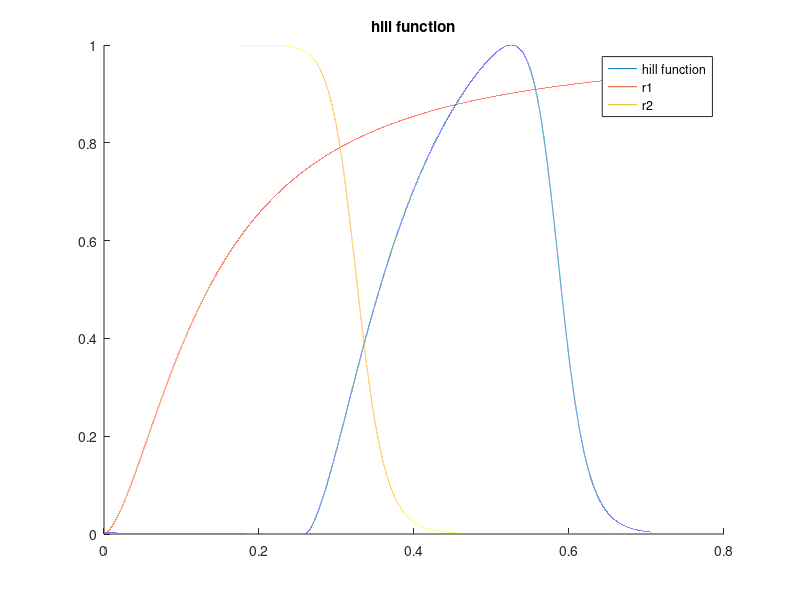

Write MATLAB code to recreate this figure. (Note: this script raises an error after producing the figure.)

% quadrature spacing 
debug = false; 
if debug 
    dt = 5e-5; 
else 
    dt = 5e-6; 
end 

MMHG_TO_CGS = 1333.22368;




historical_3 = true;
if historical_3
    
    HR = 85;
    
    cycle_duration = 60/HR
    
    % VTI version 
    % SV = 71.70;
    
    LVEDV = 121.7 
    LVESV = 56.9

    % SV = LVEDV - LVESV
    SV = 60

    % from echo 
    EF_echo = .58 
    EF_computed = SV / LVEDV

    % use clinical value 
    Q_goal_ml_per_cycle = SV; 

    ventricular_volume_initial = LVESV;
    
    adjust_venctricular_volume_by_start = true; 
    start_time_in_cycle = 0.1;
    
    % scales the waveform to these values 
    p_systolic_scaling = 105;
    p_diastolic_scaling = 65;
    
    basename_suffix = '_hist_3';
    
else    
    % basic case  
    cycle_duration = 0.8;
    Q_goal_L_per_min = 5.6; 
    ejection_fraction_goal = 0.70;
    
    Q_goal_ml_per_s = Q_goal_L_per_min * 1e3 / 60; 
    Q_goal_ml_per_cycle = Q_goal_ml_per_s * cycle_duration; 


    end_diastolic_volume = Q_goal_ml_per_cycle / ejection_fraction_goal
    ventricular_volume_initial = end_diastolic_volume - Q_goal_ml_per_cycle
    
    % permutes values to start at this time 
    % time arrays still start at zero  
    start_time_in_cycle = 0.15;
    
    basename_suffix = '';
end 
    
base_name = strcat('fourier_coeffs', basename_suffix);




% Poiseuille flow estimate on vessel 
L = 7; % cm 
radius = 1.25; % cm 
mu = 0.04; 
resistance_vessel = 1 / (8 * mu * L / (pi * radius^4));

% resistance mmHg 
resistance_lvot_mmHg = 0.0043; 
resistance_lvot = MMHG_TO_CGS * resistance_lvot_mmHg;

% estimate R ao via flow field differences at approximate peak 
% quite coarse but should not matter 
delta_p_av_mmHg = 7; 
q_av_est = 450; % ml/s
delta_p_av_dynescm2 = delta_p_av_mmHg * MMHG_TO_CGS; 

r_av = delta_p_av_dynescm2 / q_av_est;


two_hill = true; 
if two_hill
    % hill function parameters 
    % brown AMBE 2023 
%     tau_1 = 0.0725 * 2 * cycle_duration 
%     tau_2 = 0.4503 * cycle_duration
% 
%     m1 = 2.7463
%     m2 = 21.5683

    if historical_3
        t_shift =  0.2592964132032478;
        tau_1 =  0.13421838866217944;
        tau_2 =  0.327400222418779;
        m1 =  1.6204463203333281;
        m2 =  18.37110863697137;
    else 
        t_shift =  0.4080694895094201;
        tau_1 =  0.7999999995665112;
        tau_2 =  0.37189471760890913;
        m1 =  1.0916763390925226;
        m2 =  18.491969573464523;

    end 



%     g1 = @(t) (t > 0) .* (t./tau_1).^m1; 
%     g2 = @(t) (t > 0) .* (t./tau_2).^m2; 


    g1 = @(t) (t./tau_1).^m1; 
    g2 = @(t) (t./tau_2).^m2; 
    
    r1 = @(t) g1(t) ./ (1 + g1(t)); 
    r2 = @(t) 1 ./ (1 + g2(t)); 
    two_hill_product = @(t) (g1(t) ./ (1 + g1(t))) .* (1 ./ (1 + g2(t))); 

    % broken 
    % two_hill_product_maximum_opt = -fminbnd(@(t) -two_hill_product(t), 0, cycle_duration); 

    % hack opt 
    times_hill = 0:dt:cycle_duration; % linspace(0,cycle_duration,cycle_duration/dt); 
    two_hill_product_maximum = max(two_hill_product(times_hill)); 

    % times_hill = linspace(0,cycle_duration,cycle_duration/dt); 
    
    k_coeff_two_hill = 1 / two_hill_product_maximum; 

    t_shift_hill = t_shift;
    
    % no periodicity handled here 
    % two_hill_function = @(t) k_coeff_two_hill * two_hill_product(t - t_shift_hill); 

    two_hill_function = @(t) k_coeff_two_hill * two_hill_product(mod(t - t_shift_hill,cycle_duration)); 
    
    % two_hill_function = @(t) two_hill_product(t); 

    figure; 
%     plot(times_hill, two_hill_product(times_hill)); 
    hold on    
    plot(times_hill, two_hill_function(times_hill)); 
    
%     plot(times_hill, g1(times_hill))
%     plot(times_hill, max(g1(times_hill), zeros(size(times_hill))) )
%     plot(times_hill, g1(times_hill)/max(abs(g1(times_hill))))
%     plot(times_hill, g2(times_hill)/max(abs(g2(times_hill))))

    plot(times_hill, r1(times_hill))
    plot(times_hill, r2(times_hill))

    % plot(times_hill, two_hill_function_periodic(times_hill)); 
    
    legend('hill function', 'r1', 'r2')
    
    
    title('hill function')
    
end 




table = readtable('pressure_curve_data/Physiologic_Mechanisms_Aortic_Insufficiency_Yellin/PhysiologicMechanismsinAorticInsufficiency_lv_la_ao.csv'); 

times_pressures = table.x; 
pressures_lv_raw = table.pressure_lv; 
pressures_aorta_raw = table.pressure_aorta; 
pressures_la_raw = table.pressure_la; 

pressure_raw_plot = false; 
if pressure_raw_plot
    figure; 
    plot(times_pressures, pressures_lv_raw)
    hold on 
    plot(times_pressures, pressures_la_raw)
    plot(times_pressures, pressures_aorta_raw)
end 

% normalize to cardiac cycle 
% start at zero 
times_pressures_adjusted = times_pressures(:) - times_pressures(1); 

% normalize times to desired cardiac cycle duration, both endpoints are included here 
times_pressures_adjusted = times_pressures_adjusted * cycle_duration / times_pressures_adjusted(end); 


bump_radius = 0.01; % 0.025; 
n_fourier_coeffs = 600; 
plots = false; 
t_mesh_one_cycle = 0:dt:cycle_duration; 
t = 0:dt:cycle_duration; 
% t = 0:dt:(cycle_duration*2); 


[a_0_pressure_lv, a_n_pressure_lv, b_n_pressure_lv, Series_pressure_lv, ~, ~, Series_pressure_lv_derivative] = ... 
    series_and_smooth([times_pressures_adjusted, pressures_lv_raw], dt, bump_radius, n_fourier_coeffs, plots, start_time_in_cycle); 

vals_series_pressure_lv = Series_pressure_lv(t); 
vals_series_pressure_lv_derivative = Series_pressure_lv_derivative(t); 

check_derivatives = false; 
if check_derivatives
    
    fd_derivatives = (Series_pressure_lv(t + dt) - Series_pressure_lv(t - dt)) / (2*dt); 
    
    figure; 
    plot(t, vals_series_pressure_lv_derivative)    
    hold on 
    plot(t, fd_derivatives)
    
    legend('series', 'finite diff derivative')
    
end 

% no time shift here, two hill includes the time shift from optimizer
[a_0_activation_two_hill, a_n_activation_two_hill, b_n_activation_two_hill, Series_activation_two_hill] = ... 
    series_and_smooth([t', two_hill_function(t)'], dt, bump_radius, n_fourier_coeffs, plots); 

vals_series_activation_two_hill = Series_activation_two_hill(t);

figure; 
plot(t, vals_series_activation_two_hill)
hold on 
plot(t', two_hill_function(t)', 'k--')
legend('series', 'inputs')

title('two hill act from series in lv exp data process')

suffix = '_lv_activation_two_hill';
file_name = strcat(base_name, suffix, '.txt'); 
output_series_coeffs_to_txt(a_0_activation_two_hill, a_n_activation_two_hill, b_n_activation_two_hill, n_fourier_coeffs, cycle_duration, file_name); 



% activation pressure proportional to ventricular pressure 
% turn this off 
% p_lv_activation_threshold = 20; 
% activation_data_unscaled = (pressures_lv_raw > p_lv_activation_threshold) .* pressures_lv_raw;
% activation_data = activation_data_unscaled / max(activation_data_unscaled);
% 
% [a_0_activation, a_n_activation, b_n_activation, Series_activation] = ... 
%     series_and_smooth([times_pressures_adjusted, activation_data], dt, bump_radius, n_fourier_coeffs, plots, start_time_in_cycle); 
% 
% vals_series_activation = Series_activation(t);
% 
% 
% suffix = '_lv_activation'
% file_name = strcat(base_name, suffix, '.txt'); 
% output_series_coeffs_to_txt(a_0_activation, a_n_activation, b_n_activation, n_fourier_coeffs, cycle_duration, file_name); 

[a_0_pressure_aorta, a_n_pressure_aorta, b_n_pressure_aorta, Series_pressure_aorta, ~, ~, Series_pressure_aorta_derivative] = ...
    series_and_smooth([times_pressures_adjusted, pressures_aorta_raw], dt, bump_radius, n_fourier_coeffs, plots, start_time_in_cycle); 

vals_series_pressure_aorta = Series_pressure_aorta(t); 
vals_series_pressure_aorta_derivative = Series_pressure_aorta_derivative(t); 

if exist('p_systolic_scaling', 'var') && exist('p_diastolic_scaling', 'var') 
    
    p_sys_orig = max(vals_series_pressure_aorta);
    p_dia_orig = min(vals_series_pressure_aorta);
    
    pulse_pressure_orig = p_sys_orig - p_dia_orig;
    
    pulse_pressure_goal = p_systolic_scaling - p_diastolic_scaling;
    
    pressure_scaling_ao = pulse_pressure_goal / pulse_pressure_orig;
    
    pressure_shift_mean = pressure_scaling_ao * p_dia_orig - p_diastolic_scaling;
    
    a_0_pressure_aorta_adjust = pressure_scaling_ao * a_0_pressure_aorta - pressure_shift_mean; 
    a_n_pressure_aorta_adjust = pressure_scaling_ao * a_n_pressure_aorta;
    b_n_pressure_aorta_adjust = pressure_scaling_ao * b_n_pressure_aorta;
        
    aorta_series_no_array = @(t) a_0_pressure_aorta_adjust + sum(a_n_pressure_aorta_adjust .* cos((2*pi/cycle_duration) * (1:n_fourier_coeffs) .* t)' + ...  
                                 b_n_pressure_aorta_adjust .* sin((2*pi/cycle_duration) * (1:n_fourier_coeffs) .* t)' );   

    Series_pressure_aorta_adjust = @(t) arrayfun(aorta_series_no_array, t); 
    
    vals_series_pressure_aorta_adjust = Series_pressure_aorta_adjust(t);

    p_sys_adjust = max(vals_series_pressure_aorta_adjust);
    p_dia_adjust = min(vals_series_pressure_aorta_adjust);
    
    pulse_pressure_adjust = p_sys_adjust - p_dia_adjust;
    
    % scale by multiple of aortic systolic pressure 
    pressure_scaling_lv = p_sys_adjust / p_sys_orig;
    
    a_0_pressure_lv_adjust = pressure_scaling_lv * a_0_pressure_lv; 
    a_n_pressure_lv_adjust = pressure_scaling_lv * a_n_pressure_lv;
    b_n_pressure_lv_adjust = pressure_scaling_lv * b_n_pressure_lv;
        
    lv_series_no_array = @(t) a_0_pressure_lv_adjust + sum(a_n_pressure_lv_adjust .* cos((2*pi/cycle_duration) * (1:n_fourier_coeffs) .* t)' + ...  
                                 b_n_pressure_lv_adjust .* sin((2*pi/cycle_duration) * (1:n_fourier_coeffs) .* t)' );   

    Series_pressure_lv_adjust = @(t) arrayfun(lv_series_no_array, t); 
    
    vals_series_pressure_lv_adjust = Series_pressure_lv_adjust(t);
    
    figure; 
    plot(t, vals_series_pressure_aorta)
    hold on 
    plot(t, vals_series_pressure_aorta_adjust)
    plot(t, vals_series_pressure_lv)
    plot(t, vals_series_pressure_lv_adjust)
        
    p_lv_max = max(vals_series_pressure_lv);
    p_lv_min = min(vals_series_pressure_lv);
    p_lv_max_adjust = max(vals_series_pressure_lv_adjust);
    p_lv_min_adjust = min(vals_series_pressure_lv_adjust);

    % just reset the arrays 
    a_0_pressure_aorta = a_0_pressure_aorta_adjust;
    a_n_pressure_aorta = a_n_pressure_aorta_adjust;
    b_n_pressure_aorta = b_n_pressure_aorta_adjust;
    Series_pressure_aorta = Series_pressure_aorta_adjust;
    
    a_0_pressure_lv = a_0_pressure_lv_adjust;
    a_n_pressure_lv = a_n_pressure_lv_adjust;
    b_n_pressure_lv = b_n_pressure_lv_adjust;
    Series_pressure_lv = Series_pressure_lv_adjust;
    
    vals_series_pressure_aorta = vals_series_pressure_aorta_adjust;
    vals_series_pressure_lv = vals_series_pressure_lv_adjust;


end 



table_q_mitral = readtable('pressure_curve_data/Physiologic_Mechanisms_Aortic_Insufficiency_Yellin/PhysiologicMechanismsinAorticInsufficiency_fig1_q_mitral.csv'); 
times_q_mitral = table_q_mitral.x; 
q_mitral_raw = table_q_mitral.q_mitral; 

times_q_mitral_adjusted = times_q_mitral - times_q_mitral(1);
times_q_mitral_adjusted = times_q_mitral_adjusted * cycle_duration / times_q_mitral_adjusted(end);

[a_0_q_mitral, a_n_q_mitral, b_n_q_mitral, Series_q_mitral, ~, ~, Series_q_mitral_derivative] = ...
    series_and_smooth([times_q_mitral_adjusted, q_mitral_raw], dt, bump_radius, n_fourier_coeffs, plots, start_time_in_cycle); 


vals_series_q_mitral = Series_q_mitral(t);
vals_series_q_mitral_derivative = Series_q_mitral_derivative(t);

table_q_aorta = readtable('pressure_curve_data/Physiologic_Mechanisms_Aortic_Insufficiency_Yellin/PhysiologicMechanismsinAorticInsufficiency_fig1_q_aorta.csv'); 
times_q_aorta = table_q_aorta.x; 
q_aorta_raw = table_q_aorta.q_aorta; 

times_q_aorta_adjusted = times_q_aorta - times_q_aorta(1);
times_q_aorta_adjusted = times_q_aorta_adjusted * cycle_duration / times_q_aorta_adjusted(end);

[a_0_q_aorta, a_n_q_aorta, b_n_q_aorta, Series_q_aorta, ~, ~, Series_q_aorta_derivative] = ...
    series_and_smooth([times_q_aorta_adjusted, q_aorta_raw], dt, bump_radius, n_fourier_coeffs, plots, start_time_in_cycle); 

vals_series_q_aorta = Series_q_aorta(t);
vals_series_q_aorta_derivative = Series_q_aorta_derivative(t);


% normalize flow rate integrals 
% to be equal and to desired target
q_mitral_cumulative = dt * trapz(vals_series_q_mitral);
q_aorta_cumulative = dt * trapz(vals_series_q_aorta);

scaling_q_mitral = Q_goal_ml_per_cycle / q_mitral_cumulative;
scaling_q_aorta = Q_goal_ml_per_cycle / q_aorta_cumulative;

Series_q_mitral_scaled = @(t) scaling_q_mitral * Series_q_mitral(t);
Series_q_mitral_derivative_scaled = @(t) scaling_q_mitral * Series_q_mitral_derivative(t);

Series_q_aorta_scaled = @(t) scaling_q_aorta * Series_q_aorta(t);
Series_q_aorta_derivative_scaled = @(t) scaling_q_aorta * Series_q_aorta_derivative(t);

% re-compute tables with scaled series 
vals_series_q_mitral_scaled = Series_q_mitral_scaled(t);
vals_series_q_mitral_derivative_scaled = Series_q_mitral_derivative_scaled(t);

vals_series_q_aorta_scaled = Series_q_aorta_scaled(t);
vals_series_q_aorta_derivative_scaled = Series_q_aorta_derivative_scaled(t);

q_mitral_cumulative_scaled = dt * trapz(vals_series_q_mitral_scaled)
q_aorta_cumulative_scaled = dt * trapz(vals_series_q_aorta_scaled)



suffix = '_Q_mi';
file_name = strcat(base_name, suffix, '.txt'); 
output_series_coeffs_to_txt(scaling_q_mitral * a_0_q_mitral, scaling_q_mitral * a_n_q_mitral, scaling_q_mitral * b_n_q_mitral, n_fourier_coeffs, cycle_duration, file_name); 


if exist('adjust_venctricular_volume_by_start', 'var') && adjust_venctricular_volume_by_start
    % adds fraction of Q_mi that occurs during the shift to the initial ventricular volume 

    t_final_adjust = t(end);
    t_start_adjust = t_final_adjust - start_time_in_cycle;
    min_idx = find(t >= t_start_adjust,1);
    adjust_volume = dt * trapz(vals_series_q_mitral_scaled(min_idx:end))
    ventricular_volume_initial = ventricular_volume_initial + adjust_volume
end 



% cgs units for pressure
Series_pressure_lv_cgs = @(t) MMHG_TO_CGS * Series_pressure_lv(t);
Series_pressure_lv_derivative_cgs = @(t) MMHG_TO_CGS * Series_pressure_lv_derivative(t);
vals_series_pressure_lv_cgs = Series_pressure_lv_cgs(t); 
vals_series_pressure_lv_derivative_cgs = Series_pressure_lv_derivative_cgs(t); 

Series_pressure_aorta_cgs = @(t) MMHG_TO_CGS * Series_pressure_aorta(t);
Series_pressure_aorta_derivative_cgs = @(t) MMHG_TO_CGS * Series_pressure_aorta_derivative(t);
vals_series_pressure_aorta_cgs = Series_pressure_aorta_cgs(t); 
vals_series_pressure_aorta_derivative_cgs = Series_pressure_aorta_derivative_cgs(t); 


vals_ventricular_volume = zeros(size(vals_series_q_aorta)); 
vals_ventricular_volume_deriv = zeros(size(vals_series_q_aorta)); 
vals_ventricular_volume(1) = ventricular_volume_initial;

for j=2:length(vals_ventricular_volume)
    vals_ventricular_volume(j) = vals_ventricular_volume(j-1) + dt * (vals_series_q_mitral_scaled(j) - vals_series_q_aorta_scaled(j)); 
end 

for j=1:length(vals_ventricular_volume)
    vals_ventricular_volume_deriv(j) = vals_series_q_mitral_scaled(j) - vals_series_q_aorta_scaled(j); 
end 

series_plots = true; 

if series_plots
    figure; 
    subplot(4,1,1)
    plot(t, vals_series_pressure_lv)
    hold on 
    plot(t, vals_series_pressure_aorta)

    subplot(4,1,2)
    hold on 
    plot(t, vals_series_q_mitral_scaled)
    plot(t, vals_series_q_aorta_scaled)

    subplot(4,1,3)
    plot(t, vals_ventricular_volume)

    subplot(4,1,4);
    plot(t, vals_series_activation_two_hill);

    %     figure; 
    %     plot(t, vals_series_pressure_lv_derivative)
    %     hold on 
    %     plot(t, vals_series_pressure_aorta_derivative)
    %     plot(t, vals_series_q_mitral_derivative_scaled)
    %     plot(t, vals_series_q_aorta_derivative_scaled)
    %     plot(t, vals_ventricular_volume_deriv)
    %     title('derivatives')
    %     legend('p lv derivative', 'p aorta derivative', 'q mi derivative', 'q_ao_derivative', 'lv derivative')
end 


run_matlab_zerod = false; 
if run_matlab_zerod
    % run the lpn 
    dt_lpn = 1e-4; 
    n_cycles = 1; 
    t_final = cycle_duration * n_cycles;
    P_ao_initial = 94*MMHG_TO_CGS;
    R_proximal = 83.6698220729; 
    C =  0.00167055364456;
    R_distal = 1287.64596307;

    v_initial = ventricular_volume_initial;


    KERCKHOFFS = true; 

    if KERCKHOFFS 
        Vrd = 26.1; % ml 
        Vrs = 18; % ml

        % parameters from KERCKHOFFS AMBE 2006 
        % lv 
        % note that min compliance is actually the larger value under confusing naming convention 
        C_min_ml_over_kPa = 11.0; 
        C_max_ml_over_kPa = 0.946; 

        % E_min_kPa = 1/C_min_ml_over_kPa; 
        % E_max_kPa = 1/C_max_ml_over_kPa; 

        ML_OVER_KPA_TO_ML_OVER_DYNEPERCM2 = 1e-4; 

        C_min_scaling = 5; 
        C_max_scaling = 5; 

        C_min_ml_over_dynespercm2 = C_min_scaling * C_min_ml_over_kPa * ML_OVER_KPA_TO_ML_OVER_DYNEPERCM2; 
        C_max_ml_over_dynespercm2 = C_max_scaling * C_max_ml_over_kPa * ML_OVER_KPA_TO_ML_OVER_DYNEPERCM2; 

        Emax = 1/C_max_ml_over_dynespercm2
        Emin = 1/C_min_ml_over_dynespercm2

        Emin_mmHg_over_ml = Emin / MMHG_TO_CGS 
        Emax_mmHg_over_ml = Emax / MMHG_TO_CGS

    else 
        error('not implemented');
    end 



    R_av_closed = 100000;
    steepness_av = 0.00001; 


    [times_lpn, P_lv, Q_ao, P_ao, V_lv, R_tanh] = solve_lv_ao_lpn(dt_lpn, t_final, v_initial, Vrd, Vrs, Emax, Emin, ...
                                         Series_q_mitral_scaled, Series_activation, ...
                                         P_ao_initial, R_proximal, C, R_distal, r_av, R_av_closed, steepness_av);
 


    figure;
    subplot(6,1,1)
    plot(t, vals_series_pressure_lv)
    hold on 
    plot(t, vals_series_pressure_aorta)
    plot(times_lpn, P_lv/MMHG_TO_CGS); 
    plot(times_lpn, P_ao/MMHG_TO_CGS);
    xlim([0 max(times_lpn)])

    legend('lv exp', 'ao exp', 'lv lpn', 'ao lpn');


    subplot(6,1,2)
    hold on 
    plot(t, vals_series_q_mitral_scaled)
    plot(t, vals_series_q_aorta_scaled)
    plot(times_lpn, Q_ao)
    xlim([0 max(times_lpn)])
    legend('q mi exp', 'q ao exp', 'q ao lpn')


    subplot(6,1,3)
    plot(times_hill, two_hill_function(times_hill)); 


    subplot(6,1,4)
    plot(t, vals_ventricular_volume)
    hold on 
    plot(times_lpn, V_lv)
    xlim([0 max(times_lpn)])
    legend('V integrated', 'V lpn')

    subplot(6,1,5);
    plot(t, vals_series_activation_two_hill);
    hold on 
    plot(t, vals_series_activation);
    xlim([0 max(times_lpn)])
    legend('two hill', 'act from p lv')
    title('act')

    subplot(6,1,6)
    plot(times_lpn, R_tanh)
    xlim([0 max(times_lpn)])
    title('r valve')
    
    figure; 
    hold on 
    plot(V_lv, P_lv/MMHG_TO_CGS)
    xlabel('V ml')
    ylabel('P LV mmHg')

end


p_ao_mean_mmHg = mean(vals_series_pressure_aorta)
p_ao_mean_cgs  = mean(vals_series_pressure_aorta_cgs)

p_ao_initial_mmHg = vals_series_pressure_aorta(1)
p_ao_initial_cgs  = vals_series_pressure_aorta_cgs(1)




% % estimate linear pressure volume relation 
% t_0 = 0; 
% t_1 = .2; 
% 
% t_0_idx = find(times >= t_0, 1);
% t_1_idx = find(times >= t_1, 1);
% 
% vol_0 = vals_ser






output_to_sv0d = true; 
if output_to_sv0d
    % output 
    format long 

    f = fopen("array_values.json", "w");
    
    % 
    fprintf(f,'"Vc:ventricle": %.14f,\n', vals_ventricular_volume(1));
    fprintf(f,'\n');
    
    % times
    print_var_string(f,t,'Q',vals_series_q_mitral_scaled);
    print_var_string(f,t,'t',t);
    fprintf(f,'\n');
    
   
    % 
    fprintf(f, '        "y": {\n');
    print_var_string(f,t,'flow:ventricle:valve1', vals_series_q_aorta_scaled)
    print_var_string(f,t,'pressure:ventricle:valve1', vals_series_pressure_lv_cgs)
    print_var_string(f,t,'flow:vessel:OUTLET', vals_series_q_aorta_scaled)
    print_var_string(f,t,'pressure:vessel:OUTLET', vals_series_pressure_aorta_cgs)
    print_var_string(f,t,'Vc:ventricle', vals_ventricular_volume);

    fprintf(f, '    },\n');

    plot_pressure_checks = true; 
    if plot_pressure_checks
        figure; 
        hold on; 
        plot(t, vals_series_pressure_lv)
        plot(t, vals_series_pressure_lv_cgs/MMHG_TO_CGS)

        plot(t, vals_series_pressure_aorta)
        plot(t, vals_series_pressure_aorta_cgs/MMHG_TO_CGS)

        legend('lv mmHg', 'lv converted', 'ao mmHg', 'ao converted')

    end 


%     fprintf(f, '    "dy": {\n');
%     print_var_string(f,t,'flow:ventricle:valve1', vals_series_q_aorta_derivative_scaled)
%     print_var_string(f,t,'pressure:ventricle:valve1', vals_series_pressure_lv_derivative_cgs)
%     print_var_string(f,t,'flow:vessel:OUTLET', vals_series_q_aorta_derivative_scaled)
%     print_var_string(f,t,'pressure:vessel:OUTLET', vals_series_pressure_aorta_derivative_cgs)
%     print_var_string(f,t,'Vc:ventricle', vals_ventricular_volume_deriv);
%     fprintf(f, '    },\n');

end 

function print_var_string(f,t,name,vals)

    fprintf(f, '        "%s": [\n', name);
    fprintf(f, '            ');
    for j = 1:length(t)
        fprintf(f, '%.14f', vals(j));
        if j < length(t)
            fprintf(f, ', ');
        end 
    end 
    fprintf(f, '\n');
    fprintf(f, '        ],\n');

end 
